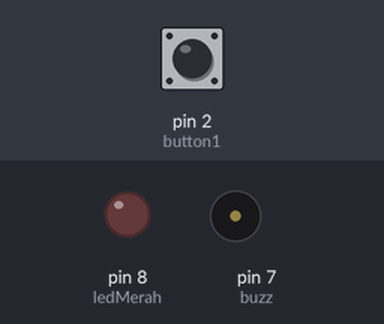
Simulated run of this sketch. Board: Arduino Uno, built with avr-gcc and run on an emulated ATmega328P. Shown: output pins drawn as LEDs (lit = HIGH), buzzer (waves = sounding, pin HIGH). The inputs (shaded band) are chosen by the test bench; at power-on: pin 2 (button1) HIGH.

Above: at 1.2 s.
1.3 s: pin 2 (button1) pulled LOW for 0.15 s
At 1.8 s:
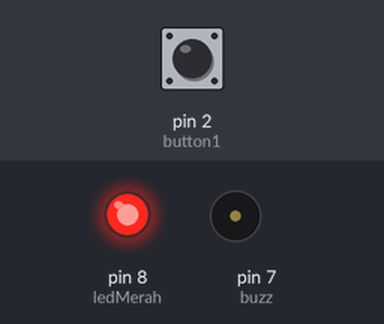
2.9 s: pin 2 (button1) pulled LOW for 1 s
At 4.2 s:
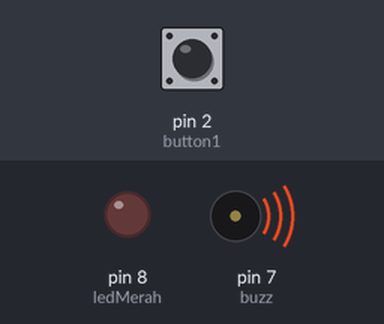
5.4 s: pin 2 (button1) pulled LOW for 3.2 s
At 6.1 s:
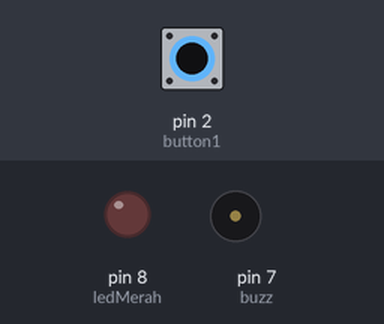
Timing chart, 0 to 8.4 s (numbered marks = the images above; inputs shaded):
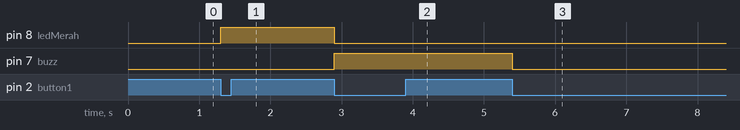

The sketch:

push_button.ino
```cpp
const int ledMerah = 8;
const int buzz = 7;
const int button1 = 2;
const int button2 = 3;
const int button3 = 4;
int buttonState1, buttonState2, buttonState3;
int oldButton1, oldButton2, oldButton3 = 0;
int state1, state2, state3 = 0;
void setup() {
pinMode(ledMerah, OUTPUT);
pinMode(buzz, OUTPUT);
pinMode(button1, INPUT_PULLUP);

}
void loop() {
buttonState1 = digitalRead(button1);
if(!buttonState1 && !oldButton1){
if(state1 == 0){
digitalWrite(ledMerah, HIGH);
state1 = 1;

}else if(state1 == 1){
digitalWrite(ledMerah, LOW);
digitalWrite(buzz, HIGH);
state1 = 2;
}
else if(state1 == 2){
digitalWrite(buzz, LOW);
state1 =0;
}
delay(150);
oldButton1 = 1;
}else if(buttonState1 && oldButton1){
oldButton1 = 0;
}
}
```

Measured:
- after the input at 1.3 s, pin 8 (ledMerah): LOW → HIGH at once
- after the input at 2.9 s, pin 8 (ledMerah): HIGH → LOW at once; pin 7 (buzz): LOW → HIGH at once
- after the input at 5.4 s, pin 7 (buzz): HIGH → LOW at once
